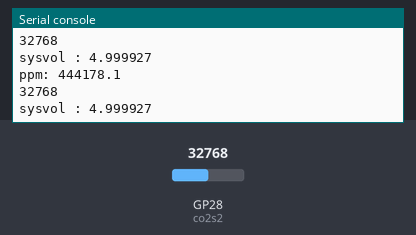
Simulated run of this program. Board: Raspberry Pi Pico running MicroPython. Parts: the last lines printed to the serial console. Inputs (shaded band) come from the test bench; at power-on: GP28 (co2s2) = 32768 (analog values on the 0–65535 scale).

Above: at 1.2 s.
1.3 s: GP28 (co2s2) set to 45874
At 2.6 s:
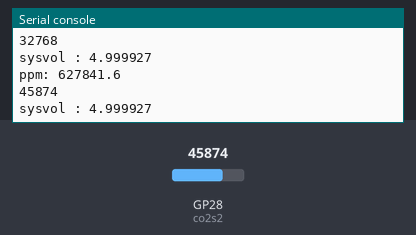
2.8 s: GP28 (co2s2) set to 57670
At 3.8 s:
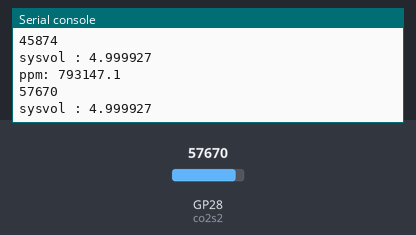
Timing chart, 0 to 5.8 s (numbered marks = the images above; inputs shaded):
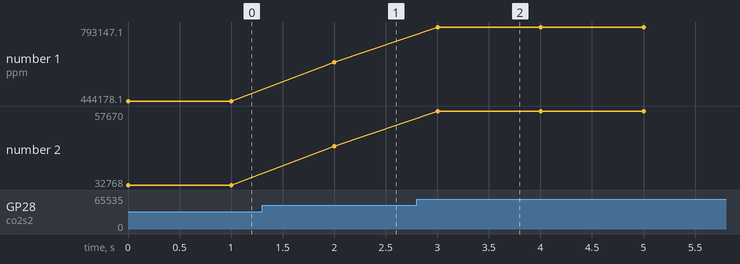

The program:

ana.py
```python
from machine import Pin
import time

co2s2 = machine.ADC(28)
ad2= machine.ADC(29)
while True:
    r = co2s2.read_u16()
    r2 = ad2.read_u16()
    fl = 14.013695652*(r-1072)
    print(f"ppm: {fl}")
    print(r)
    print(f"sysvol : {r2/65535*3.3*3}")
    time.sleep(1)
```

Measured:
- after the input at 1.3 s, the serial console: prints a new line after 0.70 s (image 1)
- after the input at 2.8 s, the serial console: prints a new line after 0.20 s (image 2)
- plotted number 1: 444178.1 → 627841.6 after the input at 1.3 s, 627841.6 → 793147.1 after the input at 2.8 s
- plotted number 2: 32768 → 45874 after the input at 1.3 s, 45874 → 57670 after the input at 2.8 s
